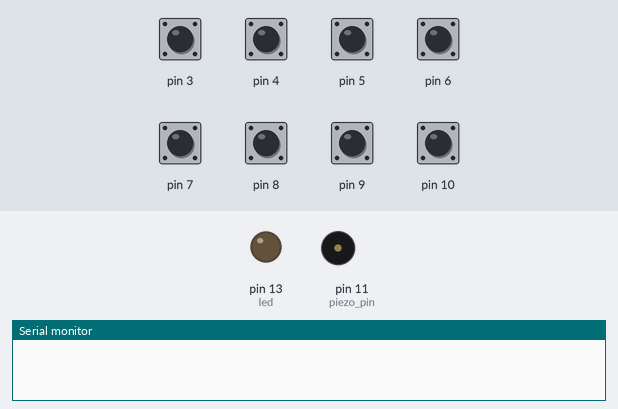
Recording of a sketch running on a simulated Arduino Uno, built with avr-gcc and run on an emulated ATmega328P. Parts: output pins drawn as LEDs (lit = HIGH), buzzer (waves = sounding), the last lines printed to the serial monitor. The test bench sets the inputs (shaded band); at power-on: pin 3–10 HIGH.

Above: at 1.2 s.
1.3 s: pin 3 pulled LOW for 0.15 s
At 1.41 s:
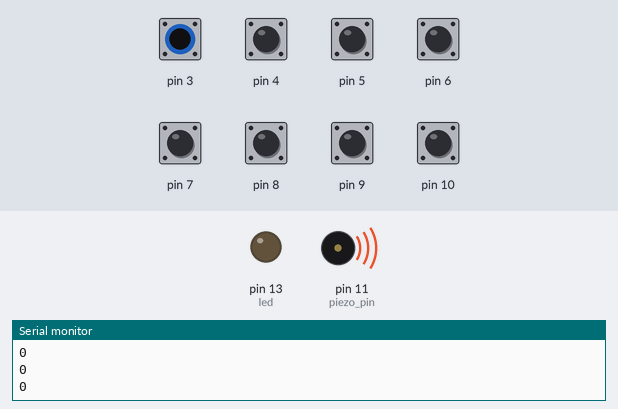
Timing chart, 0 to 4.3 s (numbered marks = the images above; inputs shaded):
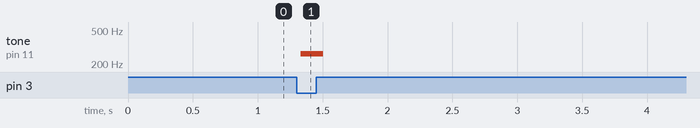

The sketch:

piezo_full_fast.ino
```cpp
#include <CapacitiveSensor.h>
#include "pitches.h"
/*
 * CapitiveSense Library Demo Sketch
 * Paul Badger 2008
 * Uses a high value resistor e.g. 10M between send pin and receive pin
 * Resistor effects sensitivity, experiment with values, 50K - 50M. Larger resistor values yield larger sensor values.
 * Receive pin is the sensor pin - try different amounts of foil/metal on this pin
 *
 * Schema: http://i.stack.imgur.com/FMI00.png
 */


CapacitiveSensor   cs_2_3 = CapacitiveSensor(2, 3);       // 10M resistor between pins 4 & 2, pin 2 is sensor pin, add a wire and or foil if desired
CapacitiveSensor   cs_2_4 = CapacitiveSensor(2, 4);
CapacitiveSensor   cs_2_5 = CapacitiveSensor(2, 5);
CapacitiveSensor   cs_2_6 = CapacitiveSensor(2, 6);
CapacitiveSensor   cs_2_7 = CapacitiveSensor(2, 7);
CapacitiveSensor   cs_2_8 = CapacitiveSensor(2, 8);
CapacitiveSensor   cs_2_9 = CapacitiveSensor(2, 9);
CapacitiveSensor   cs_2_10 = CapacitiveSensor(2, 10);
const int led = 13;        // pin that the Led is attached to
int sensorMin = 50;        // minimum sensor value
int sensorMax = 3200;           // maximum sensor value

// Carica un file di esempio con tutte le note

int notes[] = {NOTE_C4, NOTE_E4, NOTE_G5 }; // suona una prima, quinta, ottava


const int piezo_pin = 11;


void setup()
{
  cs_2_3.set_CS_AutocaL_Millis(0xFFFFFFFF);     // turn off autocalibrate on channel 1 - just as an example
  Serial.begin(9600);         // Disable Serial to make it fastw
  pinMode(led, OUTPUT);
  pinMode(piezo_pin, OUTPUT);
}

void loop()
{
  long total[] =  {
  cs_2_3.capacitiveSensor(30),
  cs_2_4.capacitiveSensor(30),
  cs_2_5.capacitiveSensor(30),
  cs_2_6.capacitiveSensor(30),
  cs_2_7.capacitiveSensor(30),
  cs_2_8.capacitiveSensor(30),
  cs_2_9.capacitiveSensor(30),
  cs_2_10.capacitiveSensor(30)
  };


//  long total[1] =  cs_2_4.capacitiveSensor(30);
//  long total[2] =  cs_2_5.capacitiveSensor(30);
//  long total[3] =  cs_2_6.capacitiveSensor(30);
//  long total[4] =  cs_2_7.capacitiveSensor(30);
//  long total[5] =  cs_2_8.capacitiveSensor(30);
//  long total[6] =  cs_2_9.capacitiveSensor(30);
//  long total[7] =  cs_2_10.capacitiveSensor(30);

for (int thisSensor =0; thisSensor < 8; thisSensor++) {
  if (total[thisSensor]  > (sensorMax / 2 - sensorMin)) {
    tone(piezo_pin, notes[thisSensor], 50); // Notes array is translated
    Serial.println(thisSensor);
  }
}

}
```

pitches.h
```cpp
/*************************************************
 * Public Constants
 *************************************************/

#define NOTE_B0  31
#define NOTE_C1  33
#define NOTE_CS1 35
#define NOTE_D1  37
#define NOTE_DS1 39
#define NOTE_E1  41
#define NOTE_F1  44
#define NOTE_FS1 46
#define NOTE_G1  49
#define NOTE_GS1 52
#define NOTE_A1  55
#define NOTE_AS1 58
#define NOTE_B1  62
#define NOTE_C2  65
#define NOTE_CS2 69
#define NOTE_D2  73
#define NOTE_DS2 78
#define NOTE_E2  82
#define NOTE_F2  87
#define NOTE_FS2 93
#define NOTE_G2  98
#define NOTE_GS2 104
#define NOTE_A2  110
#define NOTE_AS2 117
#define NOTE_B2  123
#define NOTE_C3  131
#define NOTE_CS3 139
#define NOTE_D3  147
#define NOTE_DS3 156
#define NOTE_E3  165
#define NOTE_F3  175
#define NOTE_FS3 185
#define NOTE_G3  196
#define NOTE_GS3 208
#define NOTE_A3  220
#define NOTE_AS3 233
#define NOTE_B3  247
#define NOTE_C4  262
#define NOTE_CS4 277
#define NOTE_D4  294
#define NOTE_DS4 311
#define NOTE_E4  330
#define NOTE_F4  349
#define NOTE_FS4 370
#define NOTE_G4  392
#define NOTE_GS4 415
#define NOTE_A4  440
#define NOTE_AS4 466
#define NOTE_B4  494
#define NOTE_C5  523
#define NOTE_CS5 554
#define NOTE_D5  587
#define NOTE_DS5 622
#define NOTE_E5  659
#define NOTE_F5  698
#define NOTE_FS5 740
#define NOTE_G5  784
#define NOTE_GS5 831
#define NOTE_A5  880
#define NOTE_AS5 932
#define NOTE_B5  988
#define NOTE_C6  1047
#define NOTE_CS6 1109
#define NOTE_D6  1175
#define NOTE_DS6 1245
#define NOTE_E6  1319
#define NOTE_F6  1397
#define NOTE_FS6 1480
#define NOTE_G6  1568
#define NOTE_GS6 1661
#define NOTE_A6  1760
#define NOTE_AS6 1865
#define NOTE_B6  1976
#define NOTE_C7  2093
#define NOTE_CS7 2217
#define NOTE_D7  2349
#define NOTE_DS7 2489
#define NOTE_E7  2637
#define NOTE_F7  2794
#define NOTE_FS7 2960
#define NOTE_G7  3136
#define NOTE_GS7 3322
#define NOTE_A7  3520
#define NOTE_AS7 3729
#define NOTE_B7  3951
#define NOTE_C8  4186
#define NOTE_CS8 4435
#define NOTE_D8  4699
#define NOTE_DS8 4978
```

Measured:
- after the input at 1.3 s, tone on pin 11 (piezo_pin): silent → 262 Hz at once, → silent 0.17 s later
